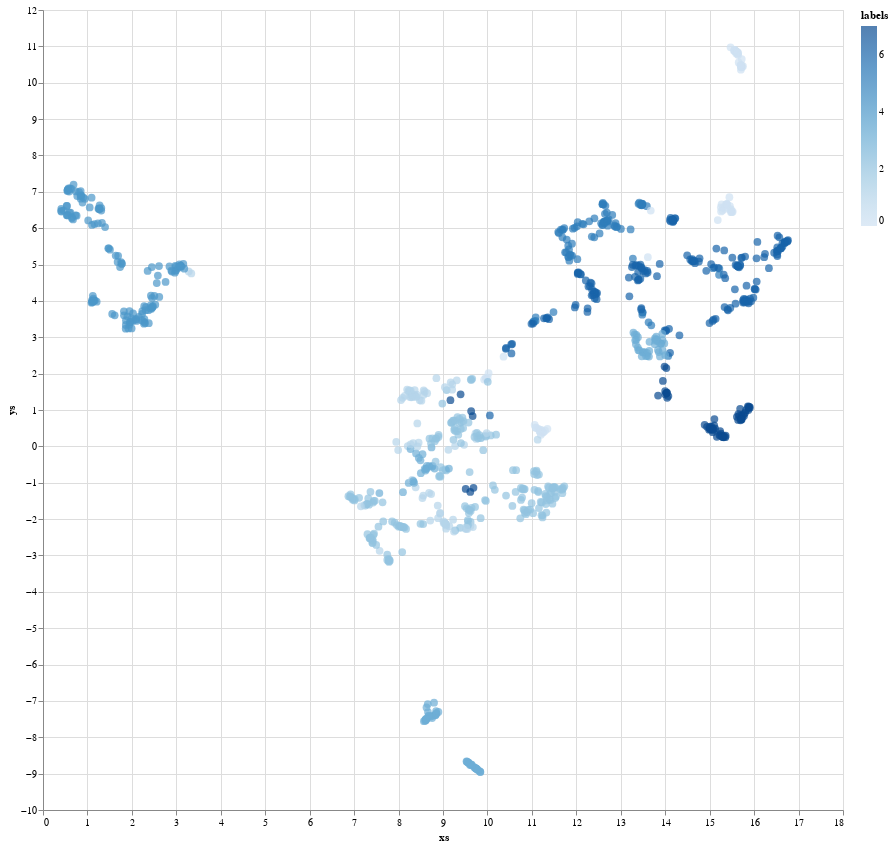

Source (notebook cell):
### Code cell
import altair as alt

alt.Chart(df_2).mark_circle(size=60).encode(
    x='xs:Q',
    y='ys:Q',
    color="labels",
    tooltip='ts',
).properties(width=800, height=800).interactive()

### Figure 1 — Vega-Lite specification as saved in the notebook (floating-point values rounded to 4 significant figures; data arrays with more than 128 entries replaced by an {"elided": "..."} marker saying what was removed)
{"config": {"view": {"continuousWidth": 300, "continuousHeight": 300}}, "data": {"name": "data-51dd09fa54dacaec19ed0ca26a6ff44d"}, "mark": {"type": "circle", "size": 60}, "encoding": {"color": {"field": "labels", "type": "quantitative"}, "tooltip": {"field": "ts", "type": "nominal"}, "x": {"field": "xs", "type": "quantitative"}, "y": {"field": "ys", "type": "quantitative"}}, "height": 800, "params": [{"name": "param_1", "select": {"type": "interval", "encodings": ["x", "y"]}, "bind": "scales"}], "width": 800, "$schema": "https://vega.github.io/schema/vega-lite/v5.17.0.json", "datasets": {"data-51dd09fa54dacaec19ed0ca26a6ff44d": {"elided": "914 records"}}}
